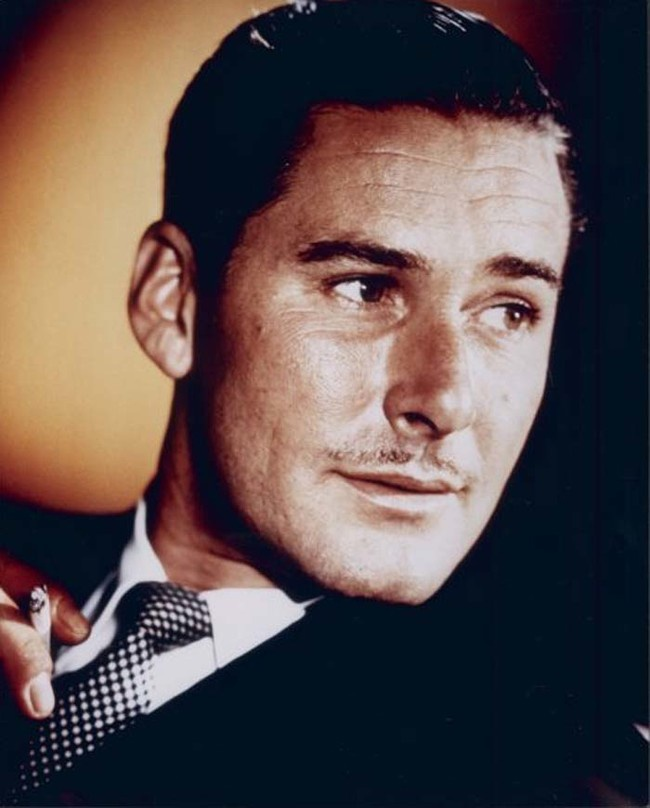
#> input picture scrapy/facedetect/tests/6b74f73ae52aa124f1f3a6e589bf20588d4368a8.jpg, 650 x 808 px
$ python -i facedetect.py   (imports and definitions only)   (Python 2 division)   (older library calls are emulated)
#> lines starting #> are read from the running program, lines starting #| are printed output that depends on the picture
# facedetect: a simple face detector
# Copyright(c) 2013 by wave++ "Yuri D'Elia" <wavexx@thregr.org>
# Distributed under GPL2 (see COPYING) WITHOUT ANY WARRANTY.

import cv2
import numpy as np
import math
import os
import sys


CASCADE_PATH = '/usr/local/share/haarcascade_frontalface_alt2.xml'

# CV compatibility stubs
if 'IMREAD_GRAYSCALE' not in dir(cv2):
    cv2.IMREAD_GRAYSCALE = 0L

# [41 lines left out: function rank, not called in this run]

def detect(pil_image):
    " detect faces in image "

    image = cv2.cvtColor(np.asarray(pil_image), cv2.COLOR_BGR2GRAY)
    flags = cv2.CV_HAAR_SCALE_IMAGE

    # frontal faces
    classifier = cv2.CascadeClassifier(CASCADE_PATH)
    features = classifier.detectMultiScale(image, 1.1, 5, flags)
    best = rank(image, features)
    if best:
        return True
    return False

        # features = features[best]
        # return {
        #     'x': int(features[0]),
        #     'y': int(features[1]),
        #     'w': int(features[2]),
        #     'h': int(features[3]),
        # }
        # return {}


# [2 lines not run here, left out]

>>> import cv2
>>> picture = cv2.imread('tests/6b74f73ae52aa124f1f3a6e589bf20588d4368a8.jpg')
#> picture is the input picture: shape (808, 650, 3); mean B, G, R 76.1, 76.9, 90.9
>>> result = detect(picture)
#> in detect, `image = cv2.cvtColor(np.asarray(pil_image), cv2.COLOR_BGR2GRAY)`:
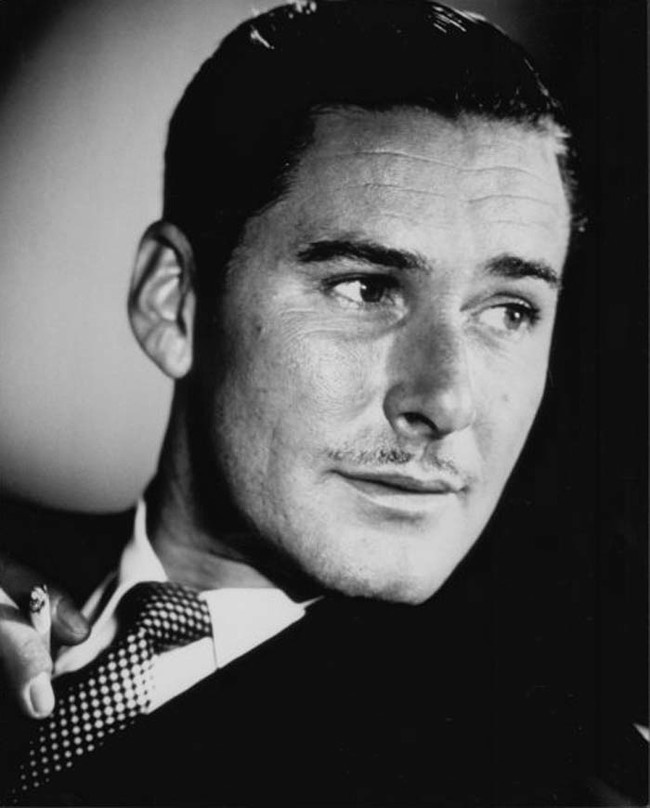
#> image: shape (808, 650); min 1, max 226, mean 81
#> (the run stopped early here; a loop or call above may not have finished)
